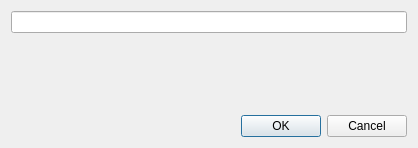
<?xml version="1.0" encoding="UTF-8"?>
<ui version="4.0">
 <class>VmcRenameDialog</class>
 <widget class="QDialog" name="VmcRenameDialog">
  <property name="geometry">
   <rect>
    <x>0</x>
    <y>0</y>
    <width>418</width>
    <height>148</height>
   </rect>
  </property>
  <property name="windowTitle">
   <string>VMC Title</string>
  </property>
  <property name="modal">
   <bool>true</bool>
  </property>
  <layout class="QVBoxLayout" name="verticalLayout">
   <item>
    <widget class="QLineEdit" name="mp_edit_name"/>
   </item>
   <item>
    <widget class="QLabel" name="mp_label_error_message">
     <property name="text">
      <string notr="true"/>
     </property>
    </widget>
   </item>
   <item>
    <spacer name="mp_spacer">
     <property name="orientation">
      <enum>Qt::Vertical</enum>
     </property>
     <property name="sizeHint" stdset="0">
      <size>
       <width>20</width>
       <height>40</height>
      </size>
     </property>
    </spacer>
   </item>
   <item>
    <widget class="QDialogButtonBox" name="mp_button_box">
     <property name="orientation">
      <enum>Qt::Horizontal</enum>
     </property>
     <property name="standardButtons">
      <set>QDialogButtonBox::Cancel|QDialogButtonBox::Ok</set>
     </property>
    </widget>
   </item>
  </layout>
 </widget>
 <tabstops>
  <tabstop>mp_edit_name</tabstop>
 </tabstops>
 <resources/>
 <connections/>
</ui>
